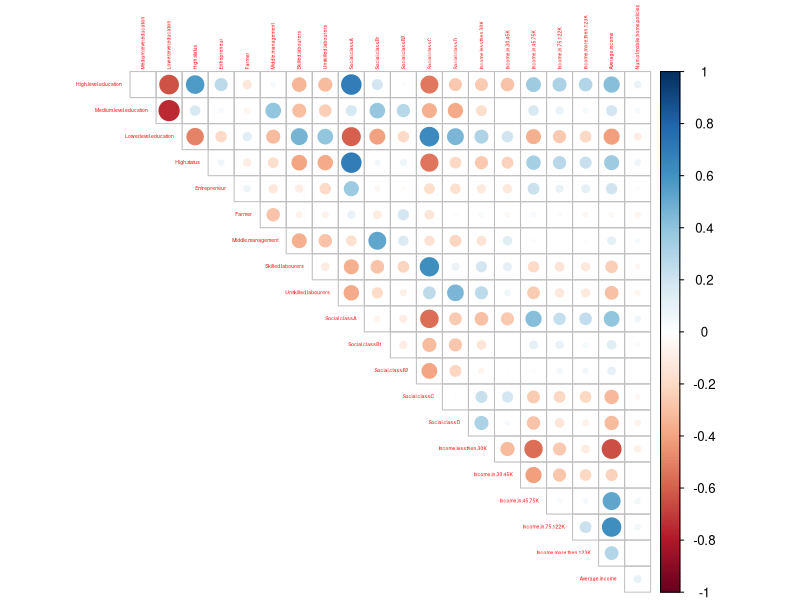
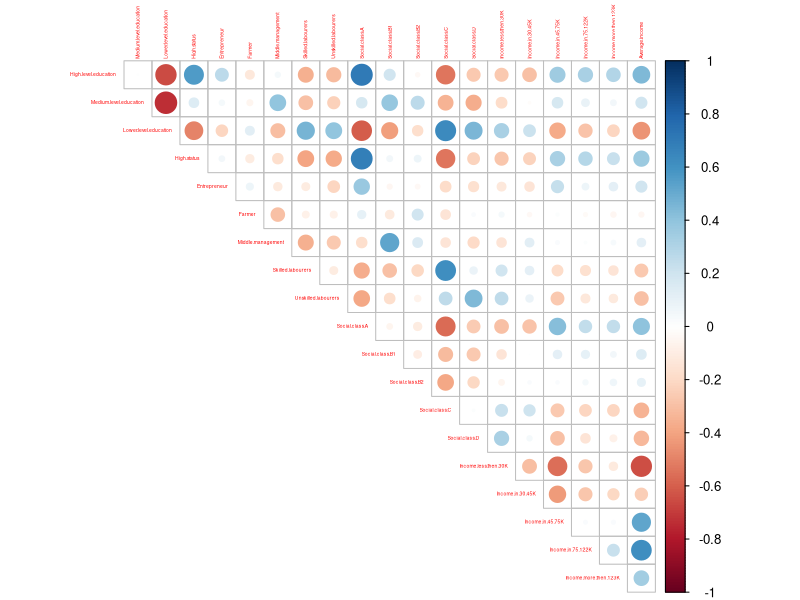
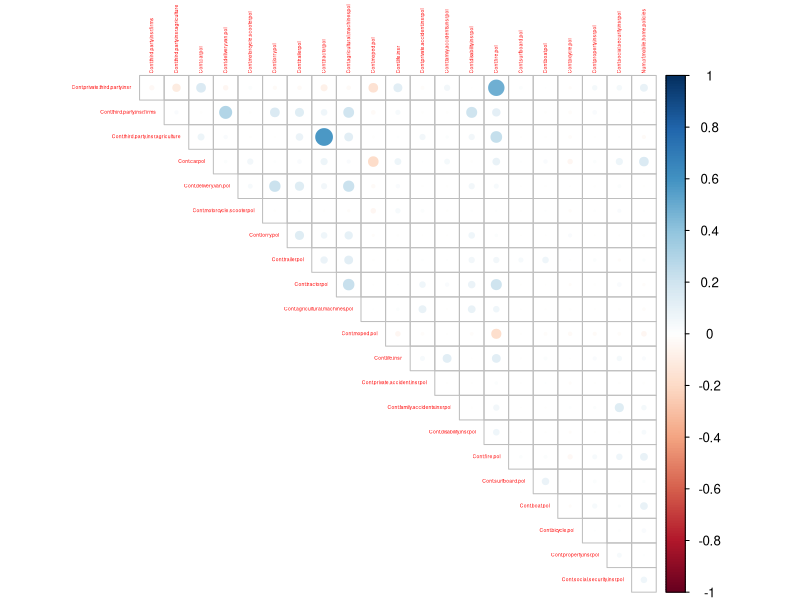
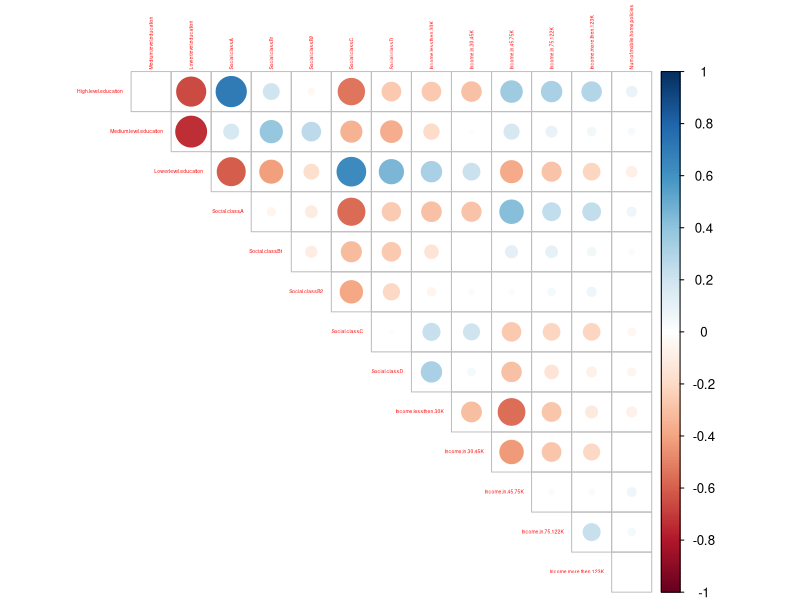
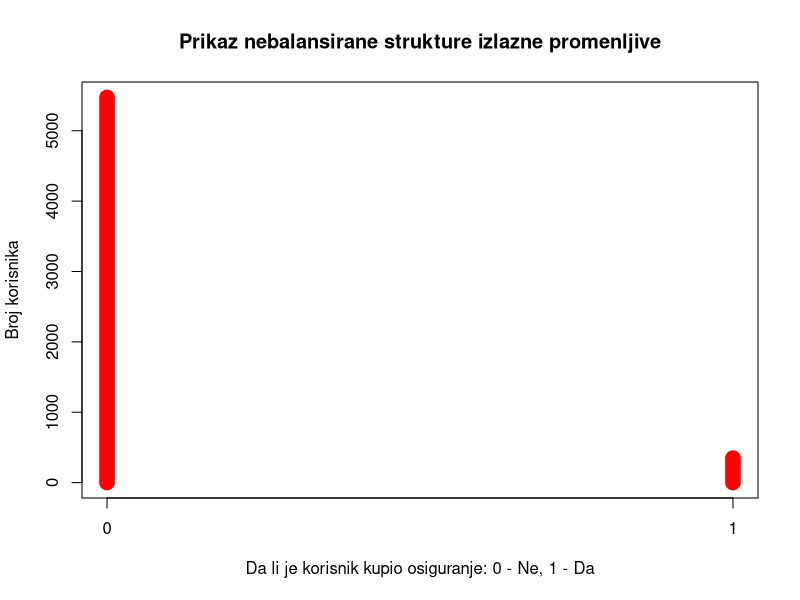

These charts were generated, in order, by the following R code:
#Reding data from csv files
train.data <- read.csv("ticdata2000.csv.xls",header = F,  stringsAsFactors = FALSE)
train.data[1,1] <- 33
colnames(train.data) <- c("Customer.Subtype", "Number.of.houses", "Avg.size.household","Avg.age","Customer.main.type","Roman.catholic","Protestant","Other.religion", "No.religion", "Married", "Living.together", "Other.relation","Singles", "Household.without.children","Household.with.children", "High.level.education", "Medium.level.education", "Lower.level.education", "High.status", "Entrepreneur","Farmer","Middle.management","Skilled.labourers", "Unskilled.labourers", "Social.class.A","Social.class.B1","Social.class.B2",  "Social.class.C", "Social.class.D",  "Rented.house", "Home.owners", "1.car", "2.cars", "No.car","National.Health.Service","Private.health.insurance","Income.less.then.30K","Income.in.30.45K", "Income.in.45.75K", "Income.in.75.122K", "Income.more.then.123K", "Average.income", "Purchasing.power.class", "Cont.private.third.party.insr", "Cont.third.party.insr.firms", "Cont.third.party.insr.agriculture", "Cont.car.pol", "Cont.delivery.van.pol", "Cont.motorcycle.scooter.pol", "Cont.lorry.pol", "Cont.trailer.pol", "Cont.tractor.pol", "Cont.agricultural.machines.pol", "Cont.moped.pol", "Cont.life.insr", "Cont.private.accident.insr.pol", "Cont.family.accidents.insr.pol", "Cont.disability.insr.pol", "Cont.fire.pol", "Cont.surfboard.pol","Cont.boat.pol",
                          "Cont.bicycle.pol",
                          "Cont.property.insr.pol",
                          "Cont.social.security.insr.pol",
                          "Num.of.private.third.party.insur",
                          "Num.of.third.party.insr.firms",
                          "Num.of.third.party.insr.agriculture",
                          "Num.of.car.pol",
                          "Num.of.delivery.van.pol",
                          "Num.of.motorcycle.scooter.pol",
                          "Num.of.lorry.pol",
                          "Numb.of.trailer.pol",
                          "Num.of.tractor.pol",
                          "Num.of.agricultural.machines.pol",
                          "Num.of.moped.pol",
                          "Number.of.life.insr",
                          "Number.of.private.accident.insr.pol",
                          "Number.of.family.accidents.insr.pol",
                          "Number.of.disability.insr.pol",
                          "Number.of.fire.pol","Num.of.surfboard.pol", "Number.of.boat.pol","Num.of.bicycle.pol", "Num.of.property.insr.pol", "Num.of.social.security.insr.pol", "Num.of.mobile.home.policies")

# train data
View(train.data)
# Reading test data
test.data <- read.csv("ticeval2000.csv.xls",header = F,  stringsAsFactors = FALSE)
test.data[1,1] <- 33

colnames(test.data) <- colnames(train.data[-86])

# Reading target for test data
test.target <- read.csv("tictarget.csv",header = F,  stringsAsFactors = FALSE)
colnames(test.target) <- colnames(train.data[86])

test.data <- cbind(test.data,test.target)

#correlation
install.packages("corrplot")
library(corrplot)
corr_matrix<- cor(train.data[,c(16:29,37:42,86)])
corrplot(corr_matrix, type = "upper", diag = F,tl.pos = NULL, tl.cex = 0.3, tl.col = "red", tl.offset = 0.4, tl.srt = 90)



data <- rbind(train.data,test.data)
corr_matrix_2<- cor(data[,c(16:29,37:42)])
corrplot(corr_matrix_2, type = "upper", diag = F,tl.pos = NULL, tl.cex = 0.3, tl.col = "red", tl.offset = 0.4, tl.srt = 90)



zeros_train <- colSums(train.data[,c(44:85)]==0)/nrow(train.data[,c(44:85)]==0)*100
zeros_sum <- colSums(data[,c(44:85)]==0)/nrow(data[,c(44:85)]==0)*100
zeros_train
zeros_sum
which(zeros_train<90)
which(zeros_sum<90)



corr_matrix_2<- cor(train.data[,c(44:64,86)])
corrplot(corr_matrix_2, type = "upper", diag = F,tl.pos = NULL, tl.cex = 0.3, tl.col = "red", tl.offset = 0.4, tl.srt = 90)
#izbaciti number of..
#cont. car, fire, private third party...

corr_matrix_3<- cor(data[,c(16:18,25:29,37:41,86)])
corrplot(corr_matrix_3, type = "upper", diag = F,tl.pos = NULL, tl.cex = 0.3, tl.col = "red", tl.offset = 0.4, tl.srt = 90)


#Izbacivanje kolona nakon konsultovanja sa profesorkom 

#ostaju
colnames(train.data[c(44, 47, 59, 61)])

#Dobijanje agregirane varijable za uloženi novac u ostala osiguranja
train.data.other.contribution <- train.data[, 44:64]
train.data.other.contribution$Cont.private.third.party.insr <- NULL
train.data.other.contribution$Cont.car.pol <- NULL
train.data.other.contribution$Cont.fire.pol <- NULL
train.data.other.contribution$Cont.boat.pol <- NULL
train.data.other.contribution <- as.data.frame(apply(train.data.other.contribution, 1, sum))

#Dobijanje agregirane varijable za broj kupljenih ostalih osiguranja
train.data.other.number.of.pol <- train.data[, 65:85]
train.data.other.number.of.pol$Num.of.private.third.party.insur <- NULL
train.data.other.number.of.pol$Num.of.car.pol <- NULL
train.data.other.number.of.pol$Number.of.fire.pol <- NULL
train.data.other.number.of.pol$Number.of.boat.pol <- NULL
train.data.other.number.of.pol <- as.data.frame(apply(train.data.other.number.of.pol, 1, sum))

train.data.new <- train.data[,-c(6:9, 42, 16:18, 25:29, 45, 46, 48:58, 60, 62:64, 66, 67, 69:79, 81, 83:85)]
train.data.new$Other.contribution <- train.data.other.contribution
train.data.new$Number.of.other.policies <- train.data.other.number.of.pol

#Za data set za testiranje dobijanje agregirane varijable za uloženi novac u ostala osiguranja
test.data.other.contribution <- test.data[, 44:64]
test.data.other.contribution$Cont.private.third.party.insr <- NULL
test.data.other.contribution$Cont.car.pol <- NULL
test.data.other.contribution$Cont.fire.pol <- NULL
test.data.other.contribution$Cont.boat.pol <- NULL
test.data.other.contribution <- as.data.frame(apply(test.data.other.contribution, 1, sum))

#Za data set za testiranje dobijanje agregirane varijable za broj kupljenih ostalih osiguranja
test.data.other.number.of.pol <- test.data[, 65:85]
test.data.other.number.of.pol$Num.of.private.third.party.insur <- NULL
test.data.other.number.of.pol$Num.of.car.pol <- NULL
test.data.other.number.of.pol$Number.of.fire.pol <- NULL
test.data.other.number.of.pol$Number.of.boat.pol <- NULL
test.data.other.number.of.pol <- as.data.frame(apply(test.data.other.number.of.pol, 1, sum))

test.data.new <- test.data[,-c(6:9, 42, 16:18, 25:29, 45, 46, 48:58, 60, 62:64, 66, 67, 69:79, 81, 83:85)]
test.data.new$Other.contribution <- test.data.other.contribution
test.data.new$Number.of.other.policies <- test.data.other.number.of.pol


# Unbalanced structure of target variable
table(train.data$Num.of.mobile.home.policies)
plot(table(train.data$Num.of.mobile.home.policies), type = "h", col = "red", lwd = 15, xlab = "Da li je korisnik kupio osiguranje: 0 - Ne, 1 - Da", ylab = "Broj korisnika", main = "Prikaz nebalansirane strukture izlazne promenljive")

# All datasets
# str(train.data)
# str(test.data)
# str(data)
# str(train.data.new)
# str(test.data.new)
